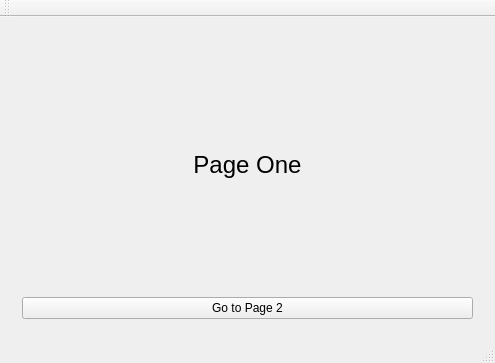
<?xml version="1.0" encoding="UTF-8"?>
<ui version="4.0">
 <class>MainWindow</class>
 <widget class="QMainWindow" name="MainWindow">
  <property name="geometry">
   <rect>
    <x>0</x>
    <y>0</y>
    <width>495</width>
    <height>363</height>
   </rect>
  </property>
  <property name="windowTitle">
   <string>MainWindow</string>
  </property>
  <widget class="QWidget" name="centralWidget">
   <layout class="QVBoxLayout" name="verticalLayout_3">
    <item>
     <widget class="QStackedWidget" name="stackedWidget">
      <widget class="QWidget" name="stackedWidgetPage1" native="true">
       <layout class="QVBoxLayout" name="verticalLayout_2">
        <item>
         <layout class="QVBoxLayout" name="verticalLayout">
          <item>
           <widget class="QLabel" name="label">
            <property name="font">
             <font>
              <pointsize>18</pointsize>
             </font>
            </property>
            <property name="text">
             <string>Page One</string>
            </property>
            <property name="alignment">
             <set>Qt::AlignCenter</set>
            </property>
           </widget>
          </item>
          <item>
           <widget class="QPushButton" name="pushButton">
            <property name="text">
             <string>Go to Page 2</string>
            </property>
           </widget>
          </item>
         </layout>
        </item>
       </layout>
      </widget>
      <widget class="QWidget" name="page"/>
      <widget class="QWidget" name="page_2"/>
     </widget>
    </item>
   </layout>
  </widget>
  <widget class="QMenuBar" name="menuBar">
   <property name="geometry">
    <rect>
     <x>0</x>
     <y>0</y>
     <width>495</width>
     <height>26</height>
    </rect>
   </property>
  </widget>
  <widget class="QToolBar" name="mainToolBar">
   <attribute name="toolBarArea">
    <enum>TopToolBarArea</enum>
   </attribute>
   <attribute name="toolBarBreak">
    <bool>false</bool>
   </attribute>
  </widget>
  <widget class="QStatusBar" name="statusBar"/>
 </widget>
 <layoutdefault spacing="6" margin="11"/>
 <resources/>
 <connections/>
</ui>
